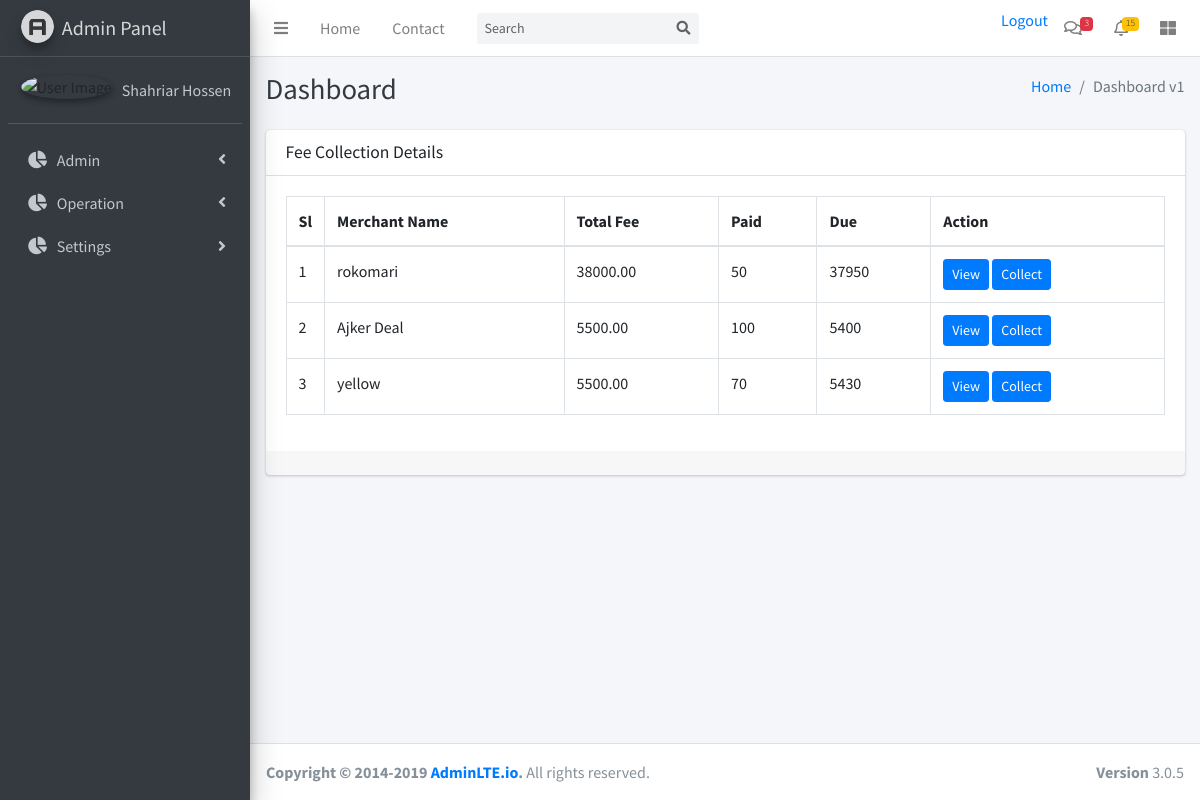
Screenshot of /Operation/merchant_payment.php (signed in) with the database file from the repository.
### tables this page shows
CREATE TABLE `merchant` (
  `merchantID` int(11) NOT NULL,
  `m_name` varchar(255) NOT NULL,
  `m_address` text NOT NULL,
  `m_phone` varchar(20) NOT NULL,
  `m_email` varchar(150) NOT NULL,
  `m_password` varchar(20) NOT NULL,
  `areaID` int(11) NOT NULL
);

### Operation/class/Controller.php (called while the page is built, shortened)
<?php
class Controller{
	private $conn;
	function __construct($host,$user,$password,$dbName)
	{
		$this->conn=new mysqli($host,$user,$password,$dbName);
	}
	public function merchant_payment_collection(){
		$m_payment_collection = $this->conn->query("SELECT * FROM `merchant_payment_collection`");
		return $m_payment_collection;
	}
	public function merchant_payment($id){
		$payment_merchant = $this->conn->query("SELECT SUM(amount) as paid FROM `merchant_payemt` WHERE merchantID = ".$id);
		return $payment_merchant;
	}
}

### Operation/merchant_payment.php (the view)
<?php
include_once 'header.php';
?>
<?php
include_once 'left_menu.php';
?>
<div class="content-wrapper">
  <div class="content-header">
    <div class="container-fluid">
      <div class="row mb-2">
        <div class="col-sm-6">
          <h1 class="m-0 text-dark">Dashboard</h1>
        </div>
        <div class="col-sm-6">
          <ol class="breadcrumb float-sm-right">
            <li class="breadcrumb-item"><a href="#">Home</a></li>
            <li class="breadcrumb-item active">Dashboard v1</li>
          </ol>
        </div>
      </div>
    </div>
  </div>
  <section class="content">
    <div class="container-fluid">
      <div class="row">   <div class="col-md-12">
          <div class="card">
            <div class="card-header">
              <h3 class="card-title">Fee Collection Details</h3>
            </div>
            <div class="card-body">
              <form action="" method="post">
                <table class="table table-bordered">
                  <thead>
                    <tr>
                      <th style="width: 10px">Sl</th>
                      <th>Merchant Name</th>
                      <th>Total Fee</th>
                      <th>Paid</th>
                      <th>Due</th>
                      <th>Action</th>
                    </tr>
                  </thead>
                  <tbody>
                    <?php
                    $i=1;
                      $data=$obj->merchant_payment_collection();
                      while($result=$data->fetch_assoc()){
                      $merchant_payment_collect = $obj->merchant_payment($result['merchantID']);
                      $m_payment = $merchant_payment_collect->fetch_assoc();
                    ?>
                    <tr>
                      <td><?php echo $i++; ?></td>
                      <td><?php echo $result['m_name'] ?></td>
                      <td><?php echo $result['total_price'] ?></td>
                      <td><?php echo $m_payment['paid'] ?></td>
                      <td><?php echo $result['total_price'] - $m_payment['paid'] ?></td>
                      <td>
                        <a href="merchant_payment_view.php?id=<?php echo $result['merchantID']; ?>" class="btn btn-primary btn-sm">View</a>
                        <a href="merchant_payment_collection.php?id=<?php echo $result['merchantID']; ?>" class="btn btn-primary btn-sm">Collect</a>
                      </td>
                    </tr>
                    <?php
                      } ?>
                  </tbody>
                </table>
              </form>
            </div>
            <div class="card-footer clearfix">
            </div>
          </div>
        </div>
      </div>
    </div>
  </section>
</div>
<?php include_once 'footer.php'; ?>

### rows the page displays
merchant: m_name "rokomari", total_price "38000.00", paid "50", paid "37950"
merchant: m_name "Ajker Deal", total_price "5500.00", paid "100", paid "5400"
merchant: m_name "yellow", total_price "5500.00", paid "70", paid "5430"

### other values shown
$_SESSION['empName'] "Shahriar Hossen"
